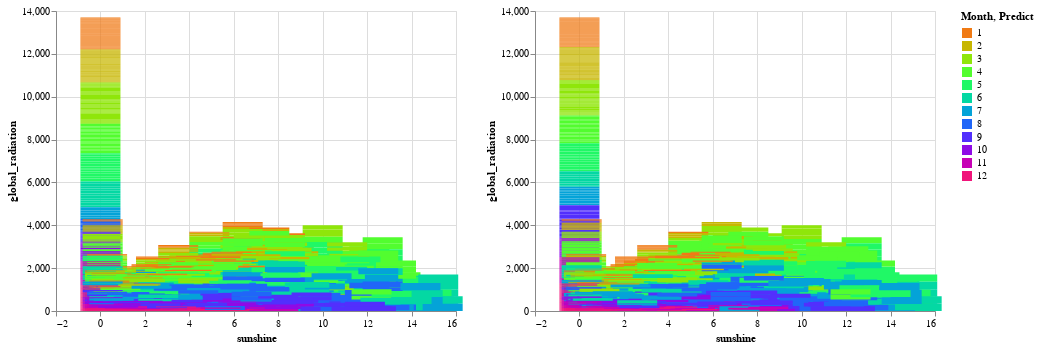

This figure's notebook cell:
### Markdown cell above
c4 represents the bar graph with the predicted data of month and exlpore the relationship between sunshine and global radition.

### Code cell
c3|c4

### Figure 1 — Vega-Lite specification as saved in the notebook (floating-point values rounded to 4 significant figures; data arrays with more than 128 entries replaced by an {"elided": "..."} marker saying what was removed)
{"config": {"view": {"continuousWidth": 400, "continuousHeight": 300}}, "hconcat": [{"data": {"name": "data-9fdf2c47b08055be60ab96f018a468ec"}, "mark": "bar", "encoding": {"color": {"type": "nominal", "field": "Month", "scale": {"scheme": "sinebow"}}, "size": {"condition": {"value": 40, "selection": "selector001"}, "value": 10}, "tooltip": [{"type": "temporal", "field": "date"}, {"type": "quantitative", "field": "sunshine"}, {"type": "quantitative", "field": "global_radiation"}], "x": {"type": "quantitative", "field": "sunshine", "scale": {"zero": false}}, "y": {"type": "quantitative", "field": "global_radiation", "scale": {"zero": false}}}, "selection": {"selector001": {"type": "single", "fields": ["Month"]}}}, {"data": {"name": "data-3a2d3bd0ad3b02f31e0a07a2ade3c814"}, "mark": "bar", "encoding": {"color": {"type": "nominal", "field": "Predict", "scale": {"scheme": "sinebow"}}, "size": {"condition": {"value": 40, "selection": "selector002"}, "value": 10}, "tooltip": [{"type": "temporal", "field": "date"}, {"type": "quantitative", "field": "sunshine"}, {"type": "quantitative", "field": "global_radiation"}], "x": {"type": "quantitative", "field": "sunshine", "scale": {"zero": false}}, "y": {"type": "quantitative", "field": "global_radiation", "scale": {"zero": false}}}, "selection": {"selector002": {"type": "single", "fields": ["Predict"]}}}], "$schema": "https://vega.github.io/schema/vega-lite/v4.8.1.json", "datasets": {"data-9fdf2c47b08055be60ab96f018a468ec": {"elided": "2769 records"}, "data-3a2d3bd0ad3b02f31e0a07a2ade3c814": {"elided": "2769 records"}}}
